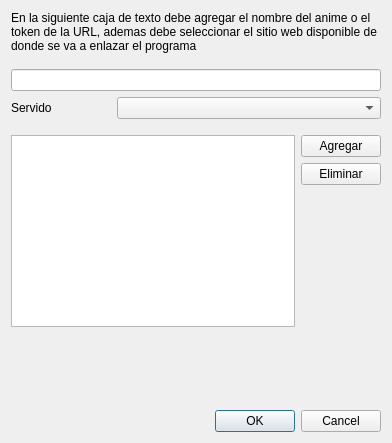
<?xml version="1.0" encoding="UTF-8"?>
<ui version="4.0">
 <class>NewAnimeDialog</class>
 <widget class="QDialog" name="NewAnimeDialog">
  <property name="windowModality">
   <enum>Qt::WindowModal</enum>
  </property>
  <property name="geometry">
   <rect>
    <x>0</x>
    <y>0</y>
    <width>392</width>
    <height>443</height>
   </rect>
  </property>
  <property name="windowTitle">
   <string>Agregar Anime</string>
  </property>
  <layout class="QVBoxLayout" name="verticalLayout_3">
   <item>
    <layout class="QVBoxLayout" name="verticalLayout_2">
     <item>
      <widget class="QLabel" name="label">
       <property name="text">
        <string>&lt;html&gt;&lt;head/&gt;&lt;body&gt;&lt;p&gt;En la siguiente caja de texto debe agregar el nombre del anime o el token de la URL, ademas debe seleccionar el sitio web disponible de donde se va a enlazar el programa&lt;/p&gt;&lt;/body&gt;&lt;/html&gt;</string>
       </property>
       <property name="scaledContents">
        <bool>false</bool>
       </property>
       <property name="alignment">
        <set>Qt::AlignLeading|Qt::AlignLeft|Qt::AlignTop</set>
       </property>
       <property name="wordWrap">
        <bool>true</bool>
       </property>
      </widget>
     </item>
     <item>
      <spacer name="verticalSpacer_4">
       <property name="orientation">
        <enum>Qt::Vertical</enum>
       </property>
       <property name="sizeType">
        <enum>QSizePolicy::Preferred</enum>
       </property>
       <property name="sizeHint" stdset="0">
        <size>
         <width>20</width>
         <height>10</height>
        </size>
       </property>
      </spacer>
     </item>
     <item>
      <widget class="QLineEdit" name="lineEdit"/>
     </item>
     <item>
      <layout class="QHBoxLayout" name="horizontalLayout">
       <item>
        <widget class="QLabel" name="label_2">
         <property name="maximumSize">
          <size>
           <width>40</width>
           <height>16777215</height>
          </size>
         </property>
         <property name="text">
          <string>Servidor:</string>
         </property>
        </widget>
       </item>
       <item>
        <spacer name="horizontalSpacer">
         <property name="orientation">
          <enum>Qt::Horizontal</enum>
         </property>
         <property name="sizeType">
          <enum>QSizePolicy::Preferred</enum>
         </property>
         <property name="sizeHint" stdset="0">
          <size>
           <width>60</width>
           <height>20</height>
          </size>
         </property>
        </spacer>
       </item>
       <item>
        <widget class="QComboBox" name="providers">
         <property name="minimumSize">
          <size>
           <width>200</width>
           <height>0</height>
          </size>
         </property>
        </widget>
       </item>
      </layout>
     </item>
     <item>
      <spacer name="verticalSpacer_3">
       <property name="orientation">
        <enum>Qt::Vertical</enum>
       </property>
       <property name="sizeType">
        <enum>QSizePolicy::Preferred</enum>
       </property>
       <property name="sizeHint" stdset="0">
        <size>
         <width>20</width>
         <height>10</height>
        </size>
       </property>
      </spacer>
     </item>
     <item>
      <layout class="QHBoxLayout" name="horizontalLayout_2">
       <item>
        <widget class="QListWidget" name="listWidget"/>
       </item>
       <item>
        <layout class="QVBoxLayout" name="verticalLayout">
         <item>
          <widget class="QPushButton" name="pushButton">
           <property name="text">
            <string>Agregar</string>
           </property>
          </widget>
         </item>
         <item>
          <widget class="QPushButton" name="pushButton_2">
           <property name="text">
            <string>Eliminar</string>
           </property>
          </widget>
         </item>
         <item>
          <spacer name="verticalSpacer">
           <property name="orientation">
            <enum>Qt::Vertical</enum>
           </property>
           <property name="sizeHint" stdset="0">
            <size>
             <width>20</width>
             <height>40</height>
            </size>
           </property>
          </spacer>
         </item>
        </layout>
       </item>
      </layout>
     </item>
     <item>
      <spacer name="verticalSpacer_2">
       <property name="orientation">
        <enum>Qt::Vertical</enum>
       </property>
       <property name="sizeHint" stdset="0">
        <size>
         <width>20</width>
         <height>18</height>
        </size>
       </property>
      </spacer>
     </item>
     <item>
      <widget class="QDialogButtonBox" name="buttonBox">
       <property name="orientation">
        <enum>Qt::Horizontal</enum>
       </property>
       <property name="standardButtons">
        <set>QDialogButtonBox::Cancel|QDialogButtonBox::Ok</set>
       </property>
      </widget>
     </item>
    </layout>
   </item>
  </layout>
 </widget>
 <resources/>
 <connections>
  <connection>
   <sender>buttonBox</sender>
   <signal>accepted()</signal>
   <receiver>NewAnimeDialog</receiver>
   <slot>accept()</slot>
   <hints>
    <hint type="sourcelabel">
     <x>248</x>
     <y>254</y>
    </hint>
    <hint type="destinationlabel">
     <x>157</x>
     <y>274</y>
    </hint>
   </hints>
  </connection>
  <connection>
   <sender>buttonBox</sender>
   <signal>rejected()</signal>
   <receiver>NewAnimeDialog</receiver>
   <slot>reject()</slot>
   <hints>
    <hint type="sourcelabel">
     <x>316</x>
     <y>260</y>
    </hint>
    <hint type="destinationlabel">
     <x>286</x>
     <y>274</y>
    </hint>
   </hints>
  </connection>
 </connections>
</ui>
